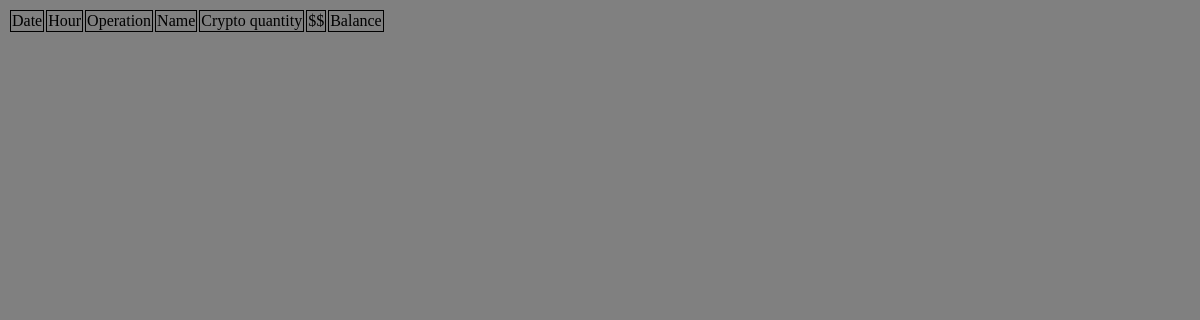
Before: /transactions (signed in) with the older database file.
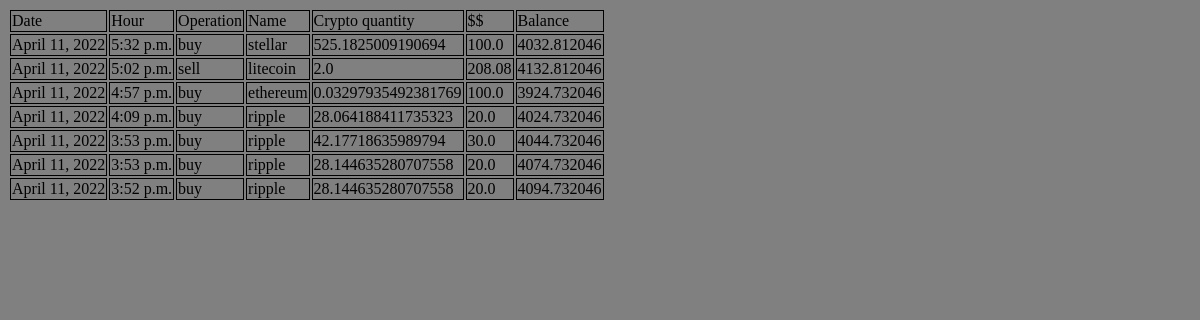
After: the same page with the newer database file.
### crypto/models.py (models this page shows)
class Transaction(models.Model):
    user = models.ForeignKey(
            User, on_delete=models.CASCADE, null=True, blank=True)
    day_created = models.DateField()
    time_created = models.TimeField()
    type = models.CharField(max_length=30)
    coin = models.CharField(max_length=30)
    quantityCrypto = models.FloatField()
    quantityDollars = models.FloatField()
    balance_after = models.FloatField()
    class Meta:
        ordering = ['-day_created', '-time_created']

### crypto/views.py (the view)
# urls.py: path('transactions', transactions),
@login_required(login_url='http://127.0.0.1:8000/login')
def transactions(request):
    user_transactions = transcactions.filter(user=request.user)
    return render(request, 'transactions.html', {
        'transactions': user_transactions,
    })

### crypto/templates/transactions.html (shortened to what this page needs)
{% load static %}
<!DOCTYPE html>
<html lang="en" dir="ltr">
    <head>
        <link rel="stylesheet" href="{% static 'crypto/styles/transactions.css' %}">
    </head>
    <body>
        <table id="transaction-table">
            <td>Date</td>
            <td>Hour</td>
            <td>Operation</td>
            <td>Name</td>
            <td>Crypto quantity</td>
            <td>$$</td>
            <td>Balance</td>
            {% for i in transactions %}
            <tr>
                <td>{{i.day_created}}</td>
                <td>{{i.time_created}}</td>
                <td>{{i.type}}</td>
                <td>{{i.coin}}</td>
                <td>{{i.quantityCrypto}}</td>
                <td>{{i.quantityDollars}}</td>
                <td>{{i.balance_after}}</td>
            </tr>
            {% endfor %}
        </table>
    </body>
</html>

### crypto/static/crypto/styles/transactions.css (style rules this page uses)
body { background-color: gray; }
.table, tr, th, td { border: 1px solid; }

Changed rows visible on the page:
added Transaction: day_created "April 11, 2022", time_created "5:32 p.m.", type "buy", coin "stellar", quantityCrypto "525.1825009190694", quantityDollars "100.0", balance_after "4032.812046"
added Transaction: day_created "April 11, 2022", time_created "5:02 p.m.", type "sell", coin "litecoin", quantityCrypto "2.0", quantityDollars "208.08", balance_after "4132.812046"
added Transaction: day_created "April 11, 2022", time_created "4:57 p.m.", type "buy", coin "ethereum", quantityCrypto "0.03297935492381769", quantityDollars "100.0", balance_after "3924.732046"
added Transaction: day_created "April 11, 2022", time_created "4:09 p.m.", type "buy", coin "ripple", quantityCrypto "28.064188411735323", quantityDollars "20.0", balance_after "4024.732046"
added Transaction: day_created "April 11, 2022", time_created "3:53 p.m.", type "buy", coin "ripple", quantityCrypto "42.17718635989794", quantityDollars "30.0", balance_after "4044.732046"
added Transaction: day_created "April 11, 2022", time_created "3:53 p.m.", type "buy", coin "ripple", quantityCrypto "28.144635280707558", quantityDollars "20.0", balance_after "4074.732046"
added Transaction: day_created "April 11, 2022", time_created "3:52 p.m.", type "buy", coin "ripple", quantityCrypto "28.144635280707558", quantityDollars "20.0", balance_after "4094.732046"
